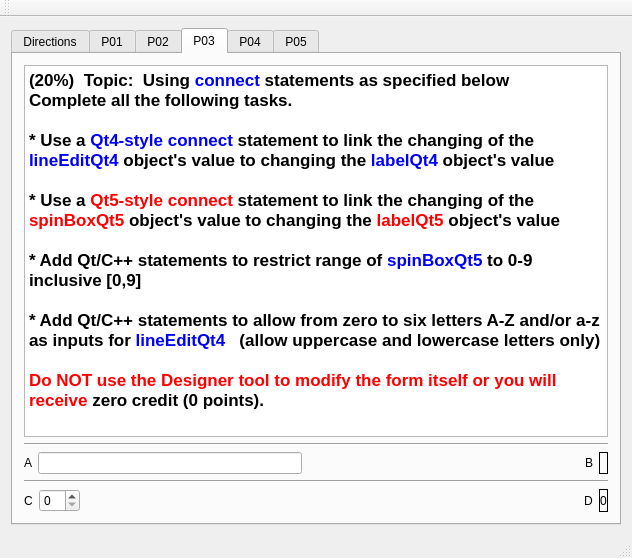
<?xml version="1.0" encoding="UTF-8"?>
<ui version="4.0">
 <class>MainWindow</class>
 <widget class="QMainWindow" name="MainWindow">
  <property name="geometry">
   <rect>
    <x>0</x>
    <y>0</y>
    <width>632</width>
    <height>558</height>
   </rect>
  </property>
  <property name="windowTitle">
   <string>MainWindow</string>
  </property>
  <widget class="QWidget" name="centralWidget">
   <layout class="QVBoxLayout" name="verticalLayout">
    <item>
     <widget class="QTabWidget" name="tabWidget">
      <property name="currentIndex">
       <number>3</number>
      </property>
      <widget class="QWidget" name="tab_6">
       <attribute name="title">
        <string>Directions</string>
       </attribute>
       <layout class="QVBoxLayout" name="verticalLayout_3">
        <item>
         <widget class="QTextBrowser" name="textBrowser_2">
          <property name="html">
           <string>&lt;!DOCTYPE HTML PUBLIC &quot;-//W3C//DTD HTML 4.0//EN&quot; &quot;http://www.w3.org/TR/REC-html40/strict.dtd&quot;&gt;
&lt;html&gt;&lt;head&gt;&lt;meta name=&quot;qrichtext&quot; content=&quot;1&quot; /&gt;&lt;style type=&quot;text/css&quot;&gt;
p, li { white-space: pre-wrap; }
&lt;/style&gt;&lt;/head&gt;&lt;body style=&quot; font-family:'Sans'; font-size:10pt; font-weight:400; font-style:normal;&quot;&gt;
&lt;p style=&quot; margin-top:0px; margin-bottom:0px; margin-left:0px; margin-right:0px; -qt-block-indent:0; text-indent:0px;&quot;&gt;&lt;span style=&quot; font-family:'.Lucida Grande UI'; font-size:13pt; font-weight:600;&quot;&gt;Directions:    No collaboration!!&lt;/span&gt;&lt;/p&gt;
&lt;p style=&quot;-qt-paragraph-type:empty; margin-top:0px; margin-bottom:0px; margin-left:0px; margin-right:0px; -qt-block-indent:0; text-indent:0px; font-family:'.Lucida Grande UI'; font-size:13pt; font-weight:600;&quot;&gt;&lt;br /&gt;&lt;/p&gt;
&lt;p style=&quot; margin-top:0px; margin-bottom:0px; margin-left:0px; margin-right:0px; -qt-block-indent:0; text-indent:0px;&quot;&gt;&lt;span style=&quot; font-family:'.Lucida Grande UI'; font-size:13pt; font-weight:600;&quot;&gt;You may use Qt Creator (including Qt Assistant) and the CPE 353 course pdf lecture notes on Angel.  &lt;/span&gt;&lt;span style=&quot; font-family:'.Lucida Grande UI'; font-size:13pt; font-weight:600; color:#ff0000;&quot;&gt;Use of any other resources will be considered cheating and will result in &lt;/span&gt;&lt;span style=&quot; font-family:'.Lucida Grande UI'; font-size:13pt; font-weight:600;&quot;&gt;zero credit (0 points) &lt;/span&gt;&lt;span style=&quot; font-family:'.Lucida Grande UI'; font-size:13pt; font-weight:600; color:#ff0000;&quot;&gt;and additional penalties.&lt;/span&gt;&lt;/p&gt;
&lt;p style=&quot;-qt-paragraph-type:empty; margin-top:0px; margin-bottom:0px; margin-left:0px; margin-right:0px; -qt-block-indent:0; text-indent:0px; font-family:'.Lucida Grande UI'; font-size:13pt; font-weight:600;&quot;&gt;&lt;br /&gt;&lt;/p&gt;
&lt;p style=&quot; margin-top:0px; margin-bottom:0px; margin-left:0px; margin-right:0px; -qt-block-indent:0; text-indent:0px;&quot;&gt;&lt;span style=&quot; font-family:'.Lucida Grande UI'; font-size:13pt; font-weight:600;&quot;&gt;When completing the tasks associated with each problem, you may only modify the files &lt;/span&gt;&lt;span style=&quot; font-family:'.Lucida Grande UI'; font-size:13pt; font-weight:600; color:#0000ff;&quot;&gt;mainwindow.h&lt;/span&gt;&lt;span style=&quot; font-family:'.Lucida Grande UI'; font-size:13pt; font-weight:600;&quot;&gt; and &lt;/span&gt;&lt;span style=&quot; font-family:'.Lucida Grande UI'; font-size:13pt; font-weight:600; color:#0000ff;&quot;&gt;mainwindow.cpp   &lt;/span&gt;&lt;/p&gt;
&lt;p style=&quot;-qt-paragraph-type:empty; margin-top:0px; margin-bottom:0px; margin-left:0px; margin-right:0px; -qt-block-indent:0; text-indent:0px; font-family:'.Lucida Grande UI'; font-size:13pt; font-weight:600; color:#0000ff;&quot;&gt;&lt;br /&gt;&lt;/p&gt;
&lt;p style=&quot; margin-top:0px; margin-bottom:0px; margin-left:0px; margin-right:0px; -qt-block-indent:0; text-indent:0px;&quot;&gt;&lt;span style=&quot; font-family:'.Lucida Grande UI'; font-size:13pt; font-weight:600; color:#ff0000;&quot;&gt;Do NOT modify &lt;/span&gt;&lt;span style=&quot; font-family:'.Lucida Grande UI'; font-size:13pt; font-weight:600;&quot;&gt;main.cpp &lt;/span&gt;&lt;span style=&quot; font-family:'.Lucida Grande UI'; font-size:13pt; font-weight:600; color:#ff0000;&quot;&gt;and &lt;/span&gt;&lt;span style=&quot; font-family:'.Lucida Grande UI'; font-size:13pt; font-weight:600;&quot;&gt;mainwindow.ui &lt;/span&gt;&lt;span style=&quot; font-family:'.Lucida Grande UI'; font-size:13pt; font-weight:600; color:#ff0000;&quot;&gt;(the form) or you will receive&lt;/span&gt;&lt;span style=&quot; font-family:'.Lucida Grande UI'; font-size:13pt; font-weight:600;&quot;&gt; zero credit (0 points).&lt;/span&gt;&lt;/p&gt;
&lt;p style=&quot;-qt-paragraph-type:empty; margin-top:0px; margin-bottom:0px; margin-left:0px; margin-right:0px; -qt-block-indent:0; text-indent:0px; font-family:'.Lucida Grande UI'; font-size:13pt; font-weight:600;&quot;&gt;&lt;br /&gt;&lt;/p&gt;
&lt;p style=&quot; margin-top:0px; margin-bottom:0px; margin-left:0px; margin-right:0px; -qt-block-indent:0; text-indent:0px;&quot;&gt;&lt;span style=&quot; font-family:'.Lucida Grande UI'; font-size:13pt; font-weight:600;&quot;&gt;The text browser object at the top of each tab descibes the desired task associated with that tab -- you may need to scroll down to read the complete description.  &lt;/span&gt;&lt;/p&gt;
&lt;p style=&quot;-qt-paragraph-type:empty; margin-top:0px; margin-bottom:0px; margin-left:0px; margin-right:0px; -qt-block-indent:0; text-indent:0px; font-family:'.Lucida Grande UI'; font-size:13pt; font-weight:600;&quot;&gt;&lt;br /&gt;&lt;/p&gt;
&lt;p style=&quot; margin-top:0px; margin-bottom:0px; margin-left:0px; margin-right:0px; -qt-block-indent:0; text-indent:0px;&quot;&gt;&lt;span style=&quot; font-family:'.Lucida Grande UI'; font-size:13pt; font-weight:600; color:#0000ff;&quot;&gt;Your goal is to make your program's behavior match that of the sample solution!!!&lt;/span&gt;&lt;/p&gt;
&lt;p style=&quot;-qt-paragraph-type:empty; margin-top:0px; margin-bottom:0px; margin-left:0px; margin-right:0px; -qt-block-indent:0; text-indent:0px;&quot;&gt;&lt;br /&gt;&lt;/p&gt;
&lt;p style=&quot; margin-top:0px; margin-bottom:0px; margin-left:0px; margin-right:0px; -qt-block-indent:0; text-indent:0px;&quot;&gt;&lt;span style=&quot; font-family:'.Lucida Grande UI'; font-size:13pt; font-weight:600;&quot;&gt;See Angel for directions on how to execute a copy of the sample solution.&lt;/span&gt;&lt;/p&gt;
&lt;p style=&quot;-qt-paragraph-type:empty; margin-top:0px; margin-bottom:0px; margin-left:0px; margin-right:0px; -qt-block-indent:0; text-indent:0px; font-family:'.Lucida Grande UI'; font-size:13pt; font-weight:600; color:#0617f3;&quot;&gt;&lt;br /&gt;&lt;/p&gt;
&lt;p style=&quot; margin-top:0px; margin-bottom:0px; margin-left:0px; margin-right:0px; -qt-block-indent:0; text-indent:0px;&quot;&gt;&lt;span style=&quot; font-family:'.Lucida Grande UI'; font-size:13pt; font-weight:600; color:#0617f3;&quot;&gt;When you are finished, upload both &lt;/span&gt;&lt;span style=&quot; font-family:'.Lucida Grande UI'; font-size:13pt; font-weight:600; color:#ff0000;&quot;&gt;mainwindow.h&lt;/span&gt;&lt;span style=&quot; font-family:'.Lucida Grande UI'; font-size:13pt; font-weight:600; color:#0617f3;&quot;&gt; and &lt;/span&gt;&lt;span style=&quot; font-family:'.Lucida Grande UI'; font-size:13pt; font-weight:600; color:#ff0000;&quot;&gt;mainwindow.cpp&lt;/span&gt;&lt;span style=&quot; font-family:'.Lucida Grande UI'; font-size:13pt; font-weight:600; color:#0617f3;&quot;&gt; as attachments to your Angel dropbox submission.  &lt;/span&gt;&lt;span style=&quot; font-family:'.Lucida Grande UI'; font-size:13pt; font-weight:600; color:#000000;&quot;&gt;Be sure both files are attached to each submission you make.&lt;/span&gt;&lt;/p&gt;
&lt;p style=&quot;-qt-paragraph-type:empty; margin-top:0px; margin-bottom:0px; margin-left:0px; margin-right:0px; -qt-block-indent:0; text-indent:0px; font-family:'.Lucida Grande UI'; font-size:13pt; font-weight:600; color:#0617f3;&quot;&gt;&lt;br /&gt;&lt;/p&gt;&lt;/body&gt;&lt;/html&gt;</string>
          </property>
         </widget>
        </item>
       </layout>
      </widget>
      <widget class="QWidget" name="tab_2">
       <attribute name="title">
        <string>P01</string>
       </attribute>
       <layout class="QVBoxLayout" name="verticalLayout_4">
        <item>
         <widget class="QTextBrowser" name="textBrowser_3">
          <property name="html">
           <string>&lt;!DOCTYPE HTML PUBLIC &quot;-//W3C//DTD HTML 4.0//EN&quot; &quot;http://www.w3.org/TR/REC-html40/strict.dtd&quot;&gt;
&lt;html&gt;&lt;head&gt;&lt;meta name=&quot;qrichtext&quot; content=&quot;1&quot; /&gt;&lt;style type=&quot;text/css&quot;&gt;
p, li { white-space: pre-wrap; }
&lt;/style&gt;&lt;/head&gt;&lt;body style=&quot; font-family:'Sans'; font-size:10pt; font-weight:400; font-style:normal;&quot;&gt;
&lt;p style=&quot; margin-top:0px; margin-bottom:0px; margin-left:0px; margin-right:0px; -qt-block-indent:0; text-indent:0px;&quot;&gt;&lt;span style=&quot; font-family:'.Lucida Grande UI'; font-size:13pt; font-weight:600;&quot;&gt;(20%) Topic:  Interact with form widgets&lt;/span&gt;&lt;/p&gt;
&lt;p style=&quot; margin-top:0px; margin-bottom:0px; margin-left:0px; margin-right:0px; -qt-block-indent:0; text-indent:0px;&quot;&gt;&lt;span style=&quot; font-family:'.Lucida Grande UI'; font-size:13pt; font-weight:600;&quot;&gt;Complete all the following tasks.&lt;/span&gt;&lt;/p&gt;
&lt;p style=&quot;-qt-paragraph-type:empty; margin-top:0px; margin-bottom:0px; margin-left:0px; margin-right:0px; -qt-block-indent:0; text-indent:0px; font-family:'.Lucida Grande UI'; font-size:13pt; font-weight:600;&quot;&gt;&lt;br /&gt;&lt;/p&gt;
&lt;p style=&quot; margin-top:0px; margin-bottom:0px; margin-left:0px; margin-right:0px; -qt-block-indent:0; text-indent:0px;&quot;&gt;&lt;span style=&quot; font-family:'.Lucida Grande UI'; font-size:13pt; font-weight:600;&quot;&gt;* Use a Qt/C++ statement(s) such that changes in the &lt;/span&gt;&lt;span style=&quot; font-family:'.Lucida Grande UI'; font-size:13pt; font-weight:600; color:#0000ff;&quot;&gt;leftDial&lt;/span&gt;&lt;span style=&quot; font-family:'.Lucida Grande UI'; font-size:13pt; font-weight:600;&quot;&gt; object's value updates the value of the &lt;/span&gt;&lt;span style=&quot; font-family:'.Lucida Grande UI'; font-size:13pt; font-weight:600; color:#0000ff;&quot;&gt;rightDial&lt;/span&gt;&lt;span style=&quot; font-family:'.Lucida Grande UI'; font-size:13pt; font-weight:600;&quot;&gt; object&lt;/span&gt;&lt;/p&gt;
&lt;p style=&quot;-qt-paragraph-type:empty; margin-top:0px; margin-bottom:0px; margin-left:0px; margin-right:0px; -qt-block-indent:0; text-indent:0px; font-family:'.Lucida Grande UI'; font-size:13pt; font-weight:600;&quot;&gt;&lt;br /&gt;&lt;/p&gt;
&lt;p style=&quot; margin-top:0px; margin-bottom:0px; margin-left:0px; margin-right:0px; -qt-block-indent:0; text-indent:0px;&quot;&gt;&lt;span style=&quot; font-family:'.Lucida Grande UI'; font-size:13pt; font-weight:600;&quot;&gt;* Use a Qt/C++ statement(s) such that changes in the &lt;/span&gt;&lt;span style=&quot; font-family:'.Lucida Grande UI'; font-size:13pt; font-weight:600; color:#0000ff;&quot;&gt;rightDial&lt;/span&gt;&lt;span style=&quot; font-family:'.Lucida Grande UI'; font-size:13pt; font-weight:600;&quot;&gt; object's value updates the value of the &lt;/span&gt;&lt;span style=&quot; font-family:'.Lucida Grande UI'; font-size:13pt; font-weight:600; color:#0000ff;&quot;&gt;leftDial&lt;/span&gt;&lt;span style=&quot; font-family:'.Lucida Grande UI'; font-size:13pt; font-weight:600;&quot;&gt; object&lt;/span&gt;&lt;/p&gt;
&lt;p style=&quot;-qt-paragraph-type:empty; margin-top:0px; margin-bottom:0px; margin-left:0px; margin-right:0px; -qt-block-indent:0; text-indent:0px; font-family:'.Lucida Grande UI'; font-size:13pt; font-weight:600;&quot;&gt;&lt;br /&gt;&lt;/p&gt;
&lt;p style=&quot; margin-top:0px; margin-bottom:0px; margin-left:0px; margin-right:0px; -qt-block-indent:0; text-indent:0px;&quot;&gt;&lt;span style=&quot; font-family:'.Lucida Grande UI'; font-size:13pt; font-weight:600;&quot;&gt;* Use a Qt/C++ statement(s) to ensure that the &lt;/span&gt;&lt;span style=&quot; font-family:'.Lucida Grande UI'; font-size:13pt; font-weight:600; color:#0000ff;&quot;&gt;leftLabel&lt;/span&gt;&lt;span style=&quot; font-family:'.Lucida Grande UI'; font-size:13pt; font-weight:600;&quot;&gt; and &lt;/span&gt;&lt;span style=&quot; font-family:'.Lucida Grande UI'; font-size:13pt; font-weight:600; color:#0000ff;&quot;&gt;rightLabel&lt;/span&gt;&lt;span style=&quot; font-family:'.Lucida Grande UI'; font-size:13pt; font-weight:600;&quot;&gt; values are updated correctly&lt;/span&gt;&lt;/p&gt;
&lt;p style=&quot;-qt-paragraph-type:empty; margin-top:0px; margin-bottom:0px; margin-left:0px; margin-right:0px; -qt-block-indent:0; text-indent:0px; font-family:'.Lucida Grande UI'; font-size:13pt; font-weight:600; color:#000000;&quot;&gt;&lt;br /&gt;&lt;/p&gt;
&lt;p style=&quot; margin-top:0px; margin-bottom:0px; margin-left:0px; margin-right:0px; -qt-block-indent:0; text-indent:0px;&quot;&gt;&lt;span style=&quot; font-family:'.Lucida Grande UI'; font-size:13pt; font-weight:600; color:#ff0000;&quot;&gt;Do NOT use the Designer tool to modify the form itself or you will receive&lt;/span&gt;&lt;span style=&quot; font-family:'.Lucida Grande UI'; font-size:13pt; font-weight:600; color:#000000;&quot;&gt; zero credit (0 points).&lt;/span&gt;&lt;/p&gt;&lt;/body&gt;&lt;/html&gt;</string>
          </property>
         </widget>
        </item>
        <item>
         <layout class="QHBoxLayout" name="horizontalLayout_2">
          <item>
           <spacer name="horizontalSpacer_12">
            <property name="orientation">
             <enum>Qt::Horizontal</enum>
            </property>
            <property name="sizeHint" stdset="0">
             <size>
              <width>40</width>
              <height>20</height>
             </size>
            </property>
           </spacer>
          </item>
          <item>
           <widget class="QLabel" name="leftLabel">
            <property name="text">
             <string>0</string>
            </property>
           </widget>
          </item>
          <item>
           <widget class="QDial" name="leftDial">
            <property name="maximum">
             <number>9</number>
            </property>
           </widget>
          </item>
          <item>
           <spacer name="horizontalSpacer_3">
            <property name="orientation">
             <enum>Qt::Horizontal</enum>
            </property>
            <property name="sizeHint" stdset="0">
             <size>
              <width>40</width>
              <height>20</height>
             </size>
            </property>
           </spacer>
          </item>
          <item>
           <widget class="QDial" name="rightDial">
            <property name="maximum">
             <number>9</number>
            </property>
            <property name="value">
             <number>9</number>
            </property>
           </widget>
          </item>
          <item>
           <widget class="QLabel" name="rightLabel">
            <property name="text">
             <string>9</string>
            </property>
           </widget>
          </item>
          <item>
           <spacer name="horizontalSpacer_13">
            <property name="orientation">
             <enum>Qt::Horizontal</enum>
            </property>
            <property name="sizeHint" stdset="0">
             <size>
              <width>40</width>
              <height>20</height>
             </size>
            </property>
           </spacer>
          </item>
         </layout>
        </item>
       </layout>
      </widget>
      <widget class="QWidget" name="tab_4">
       <attribute name="title">
        <string>P02</string>
       </attribute>
       <layout class="QVBoxLayout" name="verticalLayout_8">
        <item>
         <widget class="QTextBrowser" name="textBrowser_5">
          <property name="html">
           <string>&lt;!DOCTYPE HTML PUBLIC &quot;-//W3C//DTD HTML 4.0//EN&quot; &quot;http://www.w3.org/TR/REC-html40/strict.dtd&quot;&gt;
&lt;html&gt;&lt;head&gt;&lt;meta name=&quot;qrichtext&quot; content=&quot;1&quot; /&gt;&lt;style type=&quot;text/css&quot;&gt;
p, li { white-space: pre-wrap; }
&lt;/style&gt;&lt;/head&gt;&lt;body style=&quot; font-family:'Sans'; font-size:10pt; font-weight:400; font-style:normal;&quot;&gt;
&lt;p style=&quot; margin-top:0px; margin-bottom:0px; margin-left:0px; margin-right:0px; -qt-block-indent:0; text-indent:0px;&quot;&gt;&lt;span style=&quot; font-family:'.Lucida Grande UI'; font-size:13pt; font-weight:600;&quot;&gt;(20%) Topic:  Using QTimer objects and event filters&lt;/span&gt;&lt;/p&gt;
&lt;p style=&quot; margin-top:0px; margin-bottom:0px; margin-left:0px; margin-right:0px; -qt-block-indent:0; text-indent:0px;&quot;&gt;&lt;span style=&quot; font-family:'.Lucida Grande UI'; font-size:13pt; font-weight:600;&quot;&gt;Complete all the following tasks.&lt;/span&gt;&lt;/p&gt;
&lt;p style=&quot;-qt-paragraph-type:empty; margin-top:0px; margin-bottom:0px; margin-left:0px; margin-right:0px; -qt-block-indent:0; text-indent:0px; font-family:'.Lucida Grande UI'; font-size:13pt; font-weight:600;&quot;&gt;&lt;br /&gt;&lt;/p&gt;
&lt;p style=&quot; margin-top:0px; margin-bottom:0px; margin-left:0px; margin-right:0px; -qt-block-indent:0; text-indent:0px;&quot;&gt;&lt;span style=&quot; font-family:'.Lucida Grande UI'; font-size:13pt; font-weight:600;&quot;&gt;* Add Qt/C++ statement(s) to check/uncheck timer output at slow rate&lt;/span&gt;&lt;/p&gt;
&lt;p style=&quot;-qt-paragraph-type:empty; margin-top:0px; margin-bottom:0px; margin-left:0px; margin-right:0px; -qt-block-indent:0; text-indent:0px; font-family:'.Lucida Grande UI'; font-size:13pt; font-weight:600;&quot;&gt;&lt;br /&gt;&lt;/p&gt;
&lt;p style=&quot; margin-top:0px; margin-bottom:0px; margin-left:0px; margin-right:0px; -qt-block-indent:0; text-indent:0px;&quot;&gt;&lt;span style=&quot; font-family:'.Lucida Grande UI'; font-size:13pt; font-weight:600;&quot;&gt;* Add Qt/C++ statement(s) to check/uncheck timer output at fast rate&lt;/span&gt;&lt;/p&gt;
&lt;p style=&quot;-qt-paragraph-type:empty; margin-top:0px; margin-bottom:0px; margin-left:0px; margin-right:0px; -qt-block-indent:0; text-indent:0px; font-family:'.Lucida Grande UI'; font-size:13pt; font-weight:600;&quot;&gt;&lt;br /&gt;&lt;/p&gt;
&lt;p style=&quot; margin-top:0px; margin-bottom:0px; margin-left:0px; margin-right:0px; -qt-block-indent:0; text-indent:0px;&quot;&gt;&lt;span style=&quot; font-family:'.Lucida Grande UI'; font-size:13pt; font-weight:600;&quot;&gt;* Add an &lt;/span&gt;&lt;span style=&quot; font-family:'.Lucida Grande UI'; font-size:13pt; font-weight:600; color:#ff0000;&quot;&gt;event filter&lt;/span&gt;&lt;span style=&quot; font-family:'.Lucida Grande UI'; font-size:13pt; font-weight:600;&quot;&gt; to block direct checking of timer output (must use an event filter to receive credit)&lt;/span&gt;&lt;/p&gt;
&lt;p style=&quot;-qt-paragraph-type:empty; margin-top:0px; margin-bottom:0px; margin-left:0px; margin-right:0px; -qt-block-indent:0; text-indent:0px; font-family:'.Lucida Grande UI'; font-size:13pt; font-weight:600; color:#000000;&quot;&gt;&lt;br /&gt;&lt;/p&gt;
&lt;p style=&quot; margin-top:0px; margin-bottom:0px; margin-left:0px; margin-right:0px; -qt-block-indent:0; text-indent:0px;&quot;&gt;&lt;span style=&quot; font-family:'.Lucida Grande UI'; font-size:13pt; font-weight:600; color:#ff0000;&quot;&gt;Do NOT use the Designer tool to modify the form itself or you will receive&lt;/span&gt;&lt;span style=&quot; font-family:'.Lucida Grande UI'; font-size:13pt; font-weight:600; color:#000000;&quot;&gt; zero credit (0 points).&lt;/span&gt;&lt;/p&gt;&lt;/body&gt;&lt;/html&gt;</string>
          </property>
         </widget>
        </item>
        <item>
         <layout class="QHBoxLayout" name="horizontalLayout_4">
          <item>
           <spacer name="horizontalSpacer_8">
            <property name="orientation">
             <enum>Qt::Horizontal</enum>
            </property>
            <property name="sizeHint" stdset="0">
             <size>
              <width>40</width>
              <height>20</height>
             </size>
            </property>
           </spacer>
          </item>
          <item>
           <widget class="QGroupBox" name="groupBox">
            <property name="title">
             <string>Rate</string>
            </property>
            <layout class="QVBoxLayout" name="verticalLayout_6">
             <item>
              <widget class="QRadioButton" name="slowButton">
               <property name="text">
                <string>1 sec on, 1 sec off</string>
               </property>
               <property name="checked">
                <bool>true</bool>
               </property>
              </widget>
             </item>
             <item>
              <widget class="QRadioButton" name="fastButton">
               <property name="text">
                <string>0.1 sec on, 0.1 sec 0ff</string>
               </property>
              </widget>
             </item>
            </layout>
           </widget>
          </item>
          <item>
           <spacer name="horizontalSpacer_7">
            <property name="orientation">
             <enum>Qt::Horizontal</enum>
            </property>
            <property name="sizeHint" stdset="0">
             <size>
              <width>40</width>
              <height>20</height>
             </size>
            </property>
           </spacer>
          </item>
          <item>
           <widget class="QRadioButton" name="outputButton">
            <property name="text">
             <string>Timer Output</string>
            </property>
            <property name="checkable">
             <bool>true</bool>
            </property>
            <property name="checked">
             <bool>false</bool>
            </property>
           </widget>
          </item>
          <item>
           <spacer name="horizontalSpacer_11">
            <property name="orientation">
             <enum>Qt::Horizontal</enum>
            </property>
            <property name="sizeHint" stdset="0">
             <size>
              <width>40</width>
              <height>20</height>
             </size>
            </property>
           </spacer>
          </item>
         </layout>
        </item>
       </layout>
      </widget>
      <widget class="QWidget" name="tab">
       <attribute name="title">
        <string>P03</string>
       </attribute>
       <layout class="QVBoxLayout" name="verticalLayout_2">
        <item>
         <widget class="QTextBrowser" name="textBrowser_8">
          <property name="html">
           <string>&lt;!DOCTYPE HTML PUBLIC &quot;-//W3C//DTD HTML 4.0//EN&quot; &quot;http://www.w3.org/TR/REC-html40/strict.dtd&quot;&gt;
&lt;html&gt;&lt;head&gt;&lt;meta name=&quot;qrichtext&quot; content=&quot;1&quot; /&gt;&lt;style type=&quot;text/css&quot;&gt;
p, li { white-space: pre-wrap; }
&lt;/style&gt;&lt;/head&gt;&lt;body style=&quot; font-family:'Sans'; font-size:10pt; font-weight:400; font-style:normal;&quot;&gt;
&lt;p style=&quot; margin-top:0px; margin-bottom:0px; margin-left:0px; margin-right:0px; -qt-block-indent:0; text-indent:0px;&quot;&gt;&lt;span style=&quot; font-family:'.Lucida Grande UI'; font-size:13pt; font-weight:600;&quot;&gt;(20%)  Topic:  Using &lt;/span&gt;&lt;span style=&quot; font-family:'.Lucida Grande UI'; font-size:13pt; font-weight:600; color:#0000ff;&quot;&gt;connect&lt;/span&gt;&lt;span style=&quot; font-family:'.Lucida Grande UI'; font-size:13pt; font-weight:600;&quot;&gt; statements as specified below &lt;/span&gt;&lt;/p&gt;
&lt;p style=&quot; margin-top:0px; margin-bottom:0px; margin-left:0px; margin-right:0px; -qt-block-indent:0; text-indent:0px;&quot;&gt;&lt;span style=&quot; font-family:'.Lucida Grande UI'; font-size:13pt; font-weight:600;&quot;&gt;Complete all the following tasks.&lt;/span&gt;&lt;/p&gt;
&lt;p style=&quot;-qt-paragraph-type:empty; margin-top:0px; margin-bottom:0px; margin-left:0px; margin-right:0px; -qt-block-indent:0; text-indent:0px; font-family:'.Lucida Grande UI'; font-size:13pt; font-weight:600;&quot;&gt;&lt;br /&gt;&lt;/p&gt;
&lt;p style=&quot; margin-top:0px; margin-bottom:0px; margin-left:0px; margin-right:0px; -qt-block-indent:0; text-indent:0px;&quot;&gt;&lt;span style=&quot; font-family:'.Lucida Grande UI'; font-size:13pt; font-weight:600;&quot;&gt;* Use a &lt;/span&gt;&lt;span style=&quot; font-family:'.Lucida Grande UI'; font-size:13pt; font-weight:600; color:#0000ff;&quot;&gt;Qt4-style connect&lt;/span&gt;&lt;span style=&quot; font-family:'.Lucida Grande UI'; font-size:13pt; font-weight:600;&quot;&gt; statement to link the changing of the &lt;/span&gt;&lt;span style=&quot; font-family:'.Lucida Grande UI'; font-size:13pt; font-weight:600; color:#0000ff;&quot;&gt;lineEditQt4&lt;/span&gt;&lt;span style=&quot; font-family:'.Lucida Grande UI'; font-size:13pt; font-weight:600;&quot;&gt; object's value to changing the &lt;/span&gt;&lt;span style=&quot; font-family:'.Lucida Grande UI'; font-size:13pt; font-weight:600; color:#0000ff;&quot;&gt;labelQt4&lt;/span&gt;&lt;span style=&quot; font-family:'.Lucida Grande UI'; font-size:13pt; font-weight:600;&quot;&gt; object's value&lt;/span&gt;&lt;/p&gt;
&lt;p style=&quot;-qt-paragraph-type:empty; margin-top:0px; margin-bottom:0px; margin-left:0px; margin-right:0px; -qt-block-indent:0; text-indent:0px; font-family:'.Lucida Grande UI'; font-size:13pt; font-weight:600;&quot;&gt;&lt;br /&gt;&lt;/p&gt;
&lt;p style=&quot; margin-top:0px; margin-bottom:0px; margin-left:0px; margin-right:0px; -qt-block-indent:0; text-indent:0px;&quot;&gt;&lt;span style=&quot; font-family:'.Lucida Grande UI'; font-size:13pt; font-weight:600;&quot;&gt;* Use a &lt;/span&gt;&lt;span style=&quot; font-family:'.Lucida Grande UI'; font-size:13pt; font-weight:600; color:#ff0000;&quot;&gt;Qt5-style connect&lt;/span&gt;&lt;span style=&quot; font-family:'.Lucida Grande UI'; font-size:13pt; font-weight:600;&quot;&gt; statement to link the changing of the &lt;/span&gt;&lt;span style=&quot; font-family:'.Lucida Grande UI'; font-size:13pt; font-weight:600; color:#ff0000;&quot;&gt;spinBoxQt5&lt;/span&gt;&lt;span style=&quot; font-family:'.Lucida Grande UI'; font-size:13pt; font-weight:600;&quot;&gt; object's value to changing the &lt;/span&gt;&lt;span style=&quot; font-family:'.Lucida Grande UI'; font-size:13pt; font-weight:600; color:#ff0000;&quot;&gt;labelQt5&lt;/span&gt;&lt;span style=&quot; font-family:'.Lucida Grande UI'; font-size:13pt; font-weight:600;&quot;&gt; object's value&lt;/span&gt;&lt;/p&gt;
&lt;p style=&quot;-qt-paragraph-type:empty; margin-top:0px; margin-bottom:0px; margin-left:0px; margin-right:0px; -qt-block-indent:0; text-indent:0px; font-family:'.Lucida Grande UI'; font-size:13pt; font-weight:600;&quot;&gt;&lt;br /&gt;&lt;/p&gt;
&lt;p style=&quot; margin-top:0px; margin-bottom:0px; margin-left:0px; margin-right:0px; -qt-block-indent:0; text-indent:0px;&quot;&gt;&lt;span style=&quot; font-family:'.Lucida Grande UI'; font-size:13pt; font-weight:600;&quot;&gt;* Add Qt/C++ statements to restrict range of &lt;/span&gt;&lt;span style=&quot; font-family:'.Lucida Grande UI'; font-size:13pt; font-weight:600; color:#0000ff;&quot;&gt;spinBoxQt5&lt;/span&gt;&lt;span style=&quot; font-family:'.Lucida Grande UI'; font-size:13pt; font-weight:600;&quot;&gt; to 0-9 inclusive [0,9]&lt;/span&gt;&lt;/p&gt;
&lt;p style=&quot;-qt-paragraph-type:empty; margin-top:0px; margin-bottom:0px; margin-left:0px; margin-right:0px; -qt-block-indent:0; text-indent:0px; font-family:'.Lucida Grande UI'; font-size:13pt; font-weight:600;&quot;&gt;&lt;br /&gt;&lt;/p&gt;
&lt;p style=&quot; margin-top:0px; margin-bottom:0px; margin-left:0px; margin-right:0px; -qt-block-indent:0; text-indent:0px;&quot;&gt;&lt;span style=&quot; font-family:'.Lucida Grande UI'; font-size:13pt; font-weight:600;&quot;&gt;* Add Qt/C++ statements to allow from zero to six letters A-Z and/or a-z as inputs for &lt;/span&gt;&lt;span style=&quot; font-family:'.Lucida Grande UI'; font-size:13pt; font-weight:600; color:#0000ff;&quot;&gt;lineEditQt4   &lt;/span&gt;&lt;span style=&quot; font-family:'.Lucida Grande UI'; font-size:13pt; font-weight:600; color:#000000;&quot;&gt;(allow uppercase and lowercase letters only)&lt;/span&gt;&lt;/p&gt;
&lt;p style=&quot;-qt-paragraph-type:empty; margin-top:0px; margin-bottom:0px; margin-left:0px; margin-right:0px; -qt-block-indent:0; text-indent:0px; font-family:'.Lucida Grande UI'; font-size:13pt; font-weight:600; color:#000000;&quot;&gt;&lt;br /&gt;&lt;/p&gt;
&lt;p style=&quot; margin-top:0px; margin-bottom:0px; margin-left:0px; margin-right:0px; -qt-block-indent:0; text-indent:0px;&quot;&gt;&lt;span style=&quot; font-family:'.Lucida Grande UI'; font-size:13pt; font-weight:600; color:#ff0000;&quot;&gt;Do NOT use the Designer tool to modify the form itself or you will receive&lt;/span&gt;&lt;span style=&quot; font-family:'.Lucida Grande UI'; font-size:13pt; font-weight:600; color:#000000;&quot;&gt; zero credit (0 points).&lt;/span&gt;&lt;/p&gt;&lt;/body&gt;&lt;/html&gt;</string>
          </property>
         </widget>
        </item>
        <item>
         <widget class="Line" name="line">
          <property name="orientation">
           <enum>Qt::Horizontal</enum>
          </property>
         </widget>
        </item>
        <item>
         <layout class="QHBoxLayout" name="horizontalLayout_9">
          <item>
           <layout class="QHBoxLayout" name="horizontalLayout">
            <item>
             <widget class="QLabel" name="label_2">
              <property name="text">
               <string>A</string>
              </property>
             </widget>
            </item>
            <item>
             <widget class="QLineEdit" name="lineEditQt4"/>
            </item>
           </layout>
          </item>
          <item>
           <spacer name="horizontalSpacer">
            <property name="orientation">
             <enum>Qt::Horizontal</enum>
            </property>
            <property name="sizeHint" stdset="0">
             <size>
              <width>40</width>
              <height>20</height>
             </size>
            </property>
           </spacer>
          </item>
          <item>
           <layout class="QHBoxLayout" name="horizontalLayout_5">
            <item>
             <widget class="QLabel" name="label_4">
              <property name="text">
               <string>B</string>
              </property>
             </widget>
            </item>
            <item>
             <widget class="QLabel" name="labelQt4">
              <property name="frameShape">
               <enum>QFrame::Box</enum>
              </property>
              <property name="text">
               <string/>
              </property>
             </widget>
            </item>
           </layout>
          </item>
         </layout>
        </item>
        <item>
         <widget class="Line" name="line_2">
          <property name="orientation">
           <enum>Qt::Horizontal</enum>
          </property>
         </widget>
        </item>
        <item>
         <layout class="QHBoxLayout" name="horizontalLayout_8">
          <item>
           <layout class="QHBoxLayout" name="horizontalLayout_6">
            <item>
             <widget class="QLabel" name="label_5">
              <property name="text">
               <string>C</string>
              </property>
             </widget>
            </item>
            <item>
             <widget class="QSpinBox" name="spinBoxQt5"/>
            </item>
           </layout>
          </item>
          <item>
           <spacer name="horizontalSpacer_2">
            <property name="orientation">
             <enum>Qt::Horizontal</enum>
            </property>
            <property name="sizeHint" stdset="0">
             <size>
              <width>40</width>
              <height>20</height>
             </size>
            </property>
           </spacer>
          </item>
          <item>
           <layout class="QHBoxLayout" name="horizontalLayout_7">
            <item>
             <widget class="QLabel" name="label_6">
              <property name="text">
               <string>D</string>
              </property>
             </widget>
            </item>
            <item>
             <widget class="QLabel" name="labelQt5">
              <property name="frameShape">
               <enum>QFrame::Box</enum>
              </property>
              <property name="text">
               <string>0</string>
              </property>
              <property name="alignment">
               <set>Qt::AlignCenter</set>
              </property>
             </widget>
            </item>
           </layout>
          </item>
         </layout>
        </item>
       </layout>
      </widget>
      <widget class="QWidget" name="tab_3">
       <attribute name="title">
        <string>P04</string>
       </attribute>
       <layout class="QVBoxLayout" name="verticalLayout_5">
        <item>
         <widget class="QTextBrowser" name="textBrowser_4">
          <property name="html">
           <string>&lt;!DOCTYPE HTML PUBLIC &quot;-//W3C//DTD HTML 4.0//EN&quot; &quot;http://www.w3.org/TR/REC-html40/strict.dtd&quot;&gt;
&lt;html&gt;&lt;head&gt;&lt;meta name=&quot;qrichtext&quot; content=&quot;1&quot; /&gt;&lt;style type=&quot;text/css&quot;&gt;
p, li { white-space: pre-wrap; }
&lt;/style&gt;&lt;/head&gt;&lt;body style=&quot; font-family:'Sans'; font-size:10pt; font-weight:400; font-style:normal;&quot;&gt;
&lt;p style=&quot; margin-top:0px; margin-bottom:0px; margin-left:0px; margin-right:0px; -qt-block-indent:0; text-indent:0px;&quot;&gt;&lt;span style=&quot; font-family:'.Lucida Grande UI'; font-size:13pt; font-weight:600;&quot;&gt;(20%) Topic:  Using files in Qt &lt;/span&gt;&lt;/p&gt;
&lt;p style=&quot; margin-top:0px; margin-bottom:0px; margin-left:0px; margin-right:0px; -qt-block-indent:0; text-indent:0px;&quot;&gt;&lt;span style=&quot; font-family:'.Lucida Grande UI'; font-size:13pt; font-weight:600;&quot;&gt;Complete the following tasks.&lt;/span&gt;&lt;/p&gt;
&lt;p style=&quot;-qt-paragraph-type:empty; margin-top:0px; margin-bottom:0px; margin-left:0px; margin-right:0px; -qt-block-indent:0; text-indent:0px; font-family:'.Lucida Grande UI'; font-size:13pt; font-weight:600;&quot;&gt;&lt;br /&gt;&lt;/p&gt;
&lt;p style=&quot; margin-top:0px; margin-bottom:0px; margin-left:0px; margin-right:0px; -qt-block-indent:0; text-indent:0px;&quot;&gt;&lt;span style=&quot; font-family:'.Lucida Grande UI'; font-size:13pt; font-weight:600;&quot;&gt;* Use Qt/C++ statement(s) to add a &lt;/span&gt;&lt;span style=&quot; font-family:'.Lucida Grande UI'; font-size:13pt; font-weight:600; color:#0000ff;&quot;&gt;Save File&lt;/span&gt;&lt;span style=&quot; font-family:'.Lucida Grande UI'; font-size:13pt; font-weight:600;&quot;&gt; option to a pulldown menu called &lt;/span&gt;&lt;span style=&quot; font-family:'.Lucida Grande UI'; font-size:13pt; font-weight:600; color:#0000ff;&quot;&gt;Exam&lt;/span&gt;&lt;/p&gt;
&lt;p style=&quot;-qt-paragraph-type:empty; margin-top:0px; margin-bottom:0px; margin-left:0px; margin-right:0px; -qt-block-indent:0; text-indent:0px; font-family:'.Lucida Grande UI'; font-size:13pt; font-weight:600;&quot;&gt;&lt;br /&gt;&lt;/p&gt;
&lt;p style=&quot; margin-top:0px; margin-bottom:0px; margin-left:0px; margin-right:0px; -qt-block-indent:0; text-indent:0px;&quot;&gt;&lt;span style=&quot; font-family:'.Lucida Grande UI'; font-size:13pt; font-weight:600;&quot;&gt;* Add Qt/C++ statement(s) such that triggering of the &lt;/span&gt;&lt;span style=&quot; font-family:'.Lucida Grande UI'; font-size:13pt; font-weight:600; color:#0000ff;&quot;&gt;Save File&lt;/span&gt;&lt;span style=&quot; font-family:'.Lucida Grande UI'; font-size:13pt; font-weight:600;&quot;&gt; option will result in the display of a dialog for selecting name of text file (.txt) to save&lt;/span&gt;&lt;/p&gt;
&lt;p style=&quot;-qt-paragraph-type:empty; margin-top:0px; margin-bottom:0px; margin-left:0px; margin-right:0px; -qt-block-indent:0; text-indent:0px; font-family:'.Lucida Grande UI'; font-size:13pt; font-weight:600;&quot;&gt;&lt;br /&gt;&lt;/p&gt;
&lt;p style=&quot; margin-top:0px; margin-bottom:0px; margin-left:0px; margin-right:0px; -qt-block-indent:0; text-indent:0px;&quot;&gt;&lt;span style=&quot; font-family:'.Lucida Grande UI'; font-size:13pt; font-weight:600;&quot;&gt;* Use Qt/C++ statement(s) to save all text from the &lt;/span&gt;&lt;span style=&quot; font-family:'.Lucida Grande UI'; font-size:13pt; font-weight:600; color:#0000ff;&quot;&gt;textEdit&lt;/span&gt;&lt;span style=&quot; font-family:'.Lucida Grande UI'; font-size:13pt; font-weight:600;&quot;&gt; object below as &lt;/span&gt;&lt;span style=&quot; font-family:'.Lucida Grande UI'; font-size:13pt; font-weight:600; color:#ff0000;&quot;&gt;plain text&lt;/span&gt;&lt;span style=&quot; font-family:'.Lucida Grande UI'; font-size:13pt; font-weight:600;&quot;&gt; to the selected file.  The text saved must exactly match in the &lt;/span&gt;&lt;span style=&quot; font-family:'.Lucida Grande UI'; font-size:13pt; font-weight:600; color:#0000ff;&quot;&gt;textEdit&lt;/span&gt;&lt;span style=&quot; font-family:'.Lucida Grande UI'; font-size:13pt; font-weight:600;&quot;&gt; object for credit.&lt;/span&gt;&lt;/p&gt;
&lt;p style=&quot;-qt-paragraph-type:empty; margin-top:0px; margin-bottom:0px; margin-left:0px; margin-right:0px; -qt-block-indent:0; text-indent:0px; font-family:'.Lucida Grande UI'; font-size:13pt; font-weight:600; color:#000000;&quot;&gt;&lt;br /&gt;&lt;/p&gt;
&lt;p style=&quot; margin-top:0px; margin-bottom:0px; margin-left:0px; margin-right:0px; -qt-block-indent:0; text-indent:0px;&quot;&gt;&lt;span style=&quot; font-family:'.Lucida Grande UI'; font-size:13pt; font-weight:600; color:#ff0000;&quot;&gt;Do NOT use the Designer tool to modify the form itself or you will receive&lt;/span&gt;&lt;span style=&quot; font-family:'.Lucida Grande UI'; font-size:13pt; font-weight:600; color:#000000;&quot;&gt; zero credit (0 points).&lt;/span&gt;&lt;/p&gt;&lt;/body&gt;&lt;/html&gt;</string>
          </property>
         </widget>
        </item>
        <item>
         <layout class="QHBoxLayout" name="horizontalLayout_3">
          <item>
           <spacer name="horizontalSpacer_4">
            <property name="orientation">
             <enum>Qt::Horizontal</enum>
            </property>
            <property name="sizeHint" stdset="0">
             <size>
              <width>40</width>
              <height>20</height>
             </size>
            </property>
           </spacer>
          </item>
          <item>
           <widget class="QLabel" name="label">
            <property name="text">
             <string>Name of Object Below = textEdit</string>
            </property>
           </widget>
          </item>
          <item>
           <spacer name="horizontalSpacer_5">
            <property name="orientation">
             <enum>Qt::Horizontal</enum>
            </property>
            <property name="sizeHint" stdset="0">
             <size>
              <width>40</width>
              <height>20</height>
             </size>
            </property>
           </spacer>
          </item>
         </layout>
        </item>
        <item>
         <widget class="QTextEdit" name="textEdit"/>
        </item>
       </layout>
      </widget>
      <widget class="QWidget" name="tab_5">
       <attribute name="title">
        <string>P05</string>
       </attribute>
       <layout class="QVBoxLayout" name="verticalLayout_7">
        <item>
         <widget class="QTextBrowser" name="textBrowser_6">
          <property name="html">
           <string>&lt;!DOCTYPE HTML PUBLIC &quot;-//W3C//DTD HTML 4.0//EN&quot; &quot;http://www.w3.org/TR/REC-html40/strict.dtd&quot;&gt;
&lt;html&gt;&lt;head&gt;&lt;meta name=&quot;qrichtext&quot; content=&quot;1&quot; /&gt;&lt;style type=&quot;text/css&quot;&gt;
p, li { white-space: pre-wrap; }
&lt;/style&gt;&lt;/head&gt;&lt;body style=&quot; font-family:'Sans'; font-size:10pt; font-weight:400; font-style:normal;&quot;&gt;
&lt;p style=&quot; margin-top:0px; margin-bottom:0px; margin-left:0px; margin-right:0px; -qt-block-indent:0; text-indent:0px;&quot;&gt;&lt;span style=&quot; font-family:'.Lucida Grande UI'; font-size:13pt; font-weight:600;&quot;&gt;(20%) Topic:  TCP Sockets&lt;/span&gt;&lt;/p&gt;
&lt;p style=&quot; margin-top:0px; margin-bottom:0px; margin-left:0px; margin-right:0px; -qt-block-indent:0; text-indent:0px;&quot;&gt;&lt;span style=&quot; font-family:'.Lucida Grande UI'; font-size:13pt; font-weight:600;&quot;&gt;Complete all the following tasks.&lt;/span&gt;&lt;/p&gt;
&lt;p style=&quot;-qt-paragraph-type:empty; margin-top:0px; margin-bottom:0px; margin-left:0px; margin-right:0px; -qt-block-indent:0; text-indent:0px; font-family:'.Lucida Grande UI'; font-size:13pt; font-weight:600;&quot;&gt;&lt;br /&gt;&lt;/p&gt;
&lt;p style=&quot; margin-top:0px; margin-bottom:0px; margin-left:0px; margin-right:0px; -qt-block-indent:0; text-indent:0px;&quot;&gt;&lt;span style=&quot; font-family:'.Lucida Grande UI'; font-size:13pt; font-weight:600;&quot;&gt;* Add Qt/C++ statement(s) such that clicking the &lt;/span&gt;&lt;span style=&quot; font-family:'.Lucida Grande UI'; font-size:13pt; font-weight:600; color:#0000ff;&quot;&gt;sendButton&lt;/span&gt;&lt;span style=&quot; font-family:'.Lucida Grande UI'; font-size:13pt; font-weight:600;&quot;&gt; object will trigger sending the text from the &lt;/span&gt;&lt;span style=&quot; font-family:'.Lucida Grande UI'; font-size:13pt; font-weight:600; color:#0000ff;&quot;&gt;sendEdit&lt;/span&gt;&lt;span style=&quot; font-family:'.Lucida Grande UI'; font-size:13pt; font-weight:600;&quot;&gt; as a message via TCP port &lt;/span&gt;&lt;span style=&quot; font-family:'.Lucida Grande UI'; font-size:13pt; font-weight:600; color:#0000ff;&quot;&gt;5151&lt;/span&gt;&lt;span style=&quot; font-family:'.Lucida Grande UI'; font-size:13pt; font-weight:600;&quot;&gt; of &lt;/span&gt;&lt;span style=&quot; font-family:'.Lucida Grande UI'; font-size:13pt; font-weight:600; color:#0000ff;&quot;&gt;LocalHost     &lt;/span&gt;&lt;/p&gt;
&lt;p style=&quot;-qt-paragraph-type:empty; margin-top:0px; margin-bottom:0px; margin-left:0px; margin-right:0px; -qt-block-indent:0; text-indent:0px; font-family:'.Lucida Grande UI'; font-size:13pt; font-weight:600;&quot;&gt;&lt;br /&gt;&lt;/p&gt;
&lt;p style=&quot; margin-top:0px; margin-bottom:0px; margin-left:0px; margin-right:0px; -qt-block-indent:0; text-indent:0px;&quot;&gt;&lt;span style=&quot; font-family:'.Lucida Grande UI'; font-size:13pt; font-weight:600;&quot;&gt;* Add Qt/C++ statement(s) such that the &lt;/span&gt;&lt;span style=&quot; font-family:'.Lucida Grande UI'; font-size:13pt; font-weight:600; color:#0000ff;&quot;&gt;sendEdit &lt;/span&gt;&lt;span style=&quot; font-family:'.Lucida Grande UI'; font-size:13pt; font-weight:600;&quot;&gt;object is cleared after the text has been sent&lt;/span&gt;&lt;/p&gt;
&lt;p style=&quot;-qt-paragraph-type:empty; margin-top:0px; margin-bottom:0px; margin-left:0px; margin-right:0px; -qt-block-indent:0; text-indent:0px; font-family:'.Lucida Grande UI'; font-size:13pt; font-weight:600;&quot;&gt;&lt;br /&gt;&lt;/p&gt;
&lt;p style=&quot; margin-top:0px; margin-bottom:0px; margin-left:0px; margin-right:0px; -qt-block-indent:0; text-indent:0px;&quot;&gt;&lt;span style=&quot; font-family:'.Lucida Grande UI'; font-size:13pt; font-weight:600;&quot;&gt;* For full credit, this send function must work each time &lt;/span&gt;&lt;span style=&quot; font-family:'.Lucida Grande UI'; font-size:13pt; font-weight:600; color:#0000ff;&quot;&gt;sendButton&lt;/span&gt;&lt;span style=&quot; font-family:'.Lucida Grande UI'; font-size:13pt; font-weight:600;&quot;&gt; is clicked&lt;/span&gt;&lt;/p&gt;
&lt;p style=&quot;-qt-paragraph-type:empty; margin-top:0px; margin-bottom:0px; margin-left:0px; margin-right:0px; -qt-block-indent:0; text-indent:0px; font-family:'.Lucida Grande UI'; font-size:13pt; font-weight:600; color:#000000;&quot;&gt;&lt;br /&gt;&lt;/p&gt;
&lt;p style=&quot; margin-top:0px; margin-bottom:0px; margin-left:0px; margin-right:0px; -qt-block-indent:0; text-indent:0px;&quot;&gt;&lt;span style=&quot; font-family:'.Lucida Grande UI'; font-size:13pt; font-weight:600; color:#000000;&quot;&gt;Hints:&lt;/span&gt;&lt;/p&gt;
&lt;p style=&quot; margin-top:0px; margin-bottom:0px; margin-left:0px; margin-right:0px; -qt-block-indent:0; text-indent:0px;&quot;&gt;&lt;span style=&quot; font-family:'.Lucida Grande UI'; font-size:13pt; font-weight:600; color:#000000;&quot;&gt;Type &lt;/span&gt;&lt;span style=&quot; font-family:'.Lucida Grande UI'; font-size:13pt; font-weight:600; color:#ff0000;&quot;&gt;nc -l 5151&lt;/span&gt;&lt;span style=&quot; font-family:'.Lucida Grande UI'; font-size:13pt; font-weight:600; color:#000000;&quot;&gt; in a terminal window &lt;/span&gt;&lt;span style=&quot; font-family:'.Lucida Grande UI'; font-size:13pt; font-weight:600; color:#0000ff;&quot;&gt;before&lt;/span&gt;&lt;span style=&quot; font-family:'.Lucida Grande UI'; font-size:13pt; font-weight:600; color:#000000;&quot;&gt; trying to send a message in order to verify the message has been sent (lowercase L, not digit one)&lt;/span&gt;&lt;/p&gt;
&lt;p style=&quot;-qt-paragraph-type:empty; margin-top:0px; margin-bottom:0px; margin-left:0px; margin-right:0px; -qt-block-indent:0; text-indent:0px; font-family:'.Lucida Grande UI'; font-size:13pt; font-weight:600; color:#000000;&quot;&gt;&lt;br /&gt;&lt;/p&gt;
&lt;p style=&quot; margin-top:0px; margin-bottom:0px; margin-left:0px; margin-right:0px; -qt-block-indent:0; text-indent:0px;&quot;&gt;&lt;span style=&quot; font-family:'.Lucida Grande UI'; font-size:13pt; font-weight:600; color:#ff0000;&quot;&gt;Do NOT use the Designer tool to modify the main form itself or to create the pop-up dialog or you will receive&lt;/span&gt;&lt;span style=&quot; font-family:'.Lucida Grande UI'; font-size:13pt; font-weight:600; color:#000000;&quot;&gt; zero credit (0 points).&lt;/span&gt;&lt;/p&gt;&lt;/body&gt;&lt;/html&gt;</string>
          </property>
         </widget>
        </item>
        <item>
         <layout class="QHBoxLayout" name="horizontalLayout_10">
          <item>
           <spacer name="horizontalSpacer_10">
            <property name="orientation">
             <enum>Qt::Horizontal</enum>
            </property>
            <property name="sizeHint" stdset="0">
             <size>
              <width>40</width>
              <height>20</height>
             </size>
            </property>
           </spacer>
          </item>
          <item>
           <widget class="QLineEdit" name="sendEdit"/>
          </item>
          <item>
           <spacer name="horizontalSpacer_6">
            <property name="orientation">
             <enum>Qt::Horizontal</enum>
            </property>
            <property name="sizeHint" stdset="0">
             <size>
              <width>40</width>
              <height>20</height>
             </size>
            </property>
           </spacer>
          </item>
          <item>
           <widget class="QPushButton" name="sendButton">
            <property name="text">
             <string>Send</string>
            </property>
           </widget>
          </item>
          <item>
           <spacer name="horizontalSpacer_9">
            <property name="orientation">
             <enum>Qt::Horizontal</enum>
            </property>
            <property name="sizeHint" stdset="0">
             <size>
              <width>40</width>
              <height>20</height>
             </size>
            </property>
           </spacer>
          </item>
         </layout>
        </item>
       </layout>
      </widget>
     </widget>
    </item>
   </layout>
  </widget>
  <widget class="QMenuBar" name="menuBar">
   <property name="geometry">
    <rect>
     <x>0</x>
     <y>0</y>
     <width>632</width>
     <height>25</height>
    </rect>
   </property>
  </widget>
  <widget class="QToolBar" name="mainToolBar">
   <attribute name="toolBarArea">
    <enum>TopToolBarArea</enum>
   </attribute>
   <attribute name="toolBarBreak">
    <bool>false</bool>
   </attribute>
  </widget>
  <widget class="QStatusBar" name="statusBar"/>
 </widget>
 <layoutdefault spacing="6" margin="11"/>
 <resources/>
 <connections/>
</ui>
